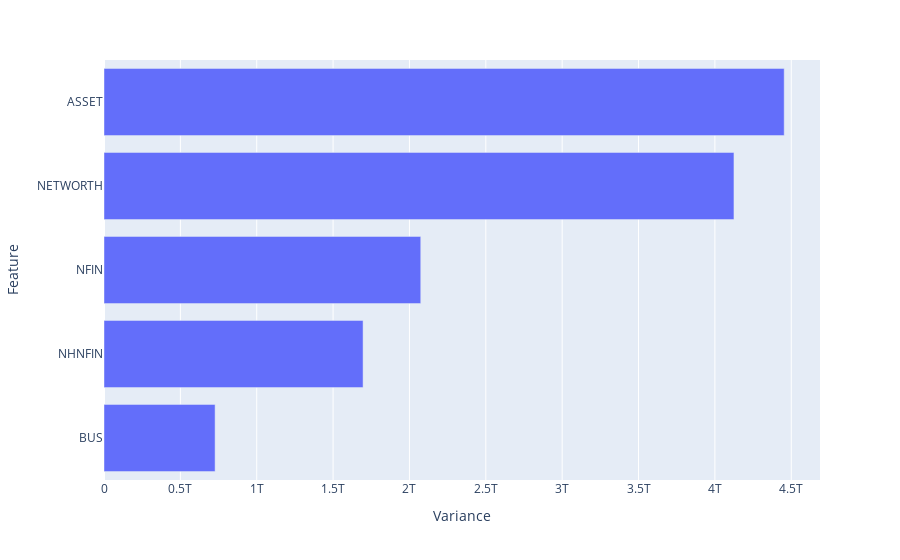

Notebook code cell kept with this figure:
### Code cell
serve_bar_chart(trimmed=True)

### Figure 1 — Plotly figure (JSON) as saved in the notebook; plotly's stock layout.template omitted (floating-point values rounded to 4 significant figures)
{"data": [{"hovertemplate": "x=%{x}<br>y=%{y}<extra></extra>", "legendgroup": "", "marker": {"color": "#636efa", "pattern": {"shape": ""}}, "name": "", "orientation": "h", "showlegend": false, "textposition": "auto", "type": "bar", "x": [727500000000.0, 1696000000000.0, 2074000000000.0, 4125000000000.0, 4454000000000.0], "xaxis": "x", "y": ["BUS", "NHNFIN", "NFIN", "NETWORTH", "ASSET"], "yaxis": "y"}], "layout": {"barmode": "relative", "legend": {"tracegroupgap": 0}, "margin": {"t": 60}, "xaxis": {"anchor": "y", "domain": [0, 1], "title": {"text": "Variance"}}, "yaxis": {"anchor": "x", "domain": [0, 1], "title": {"text": "Feature"}}}}
